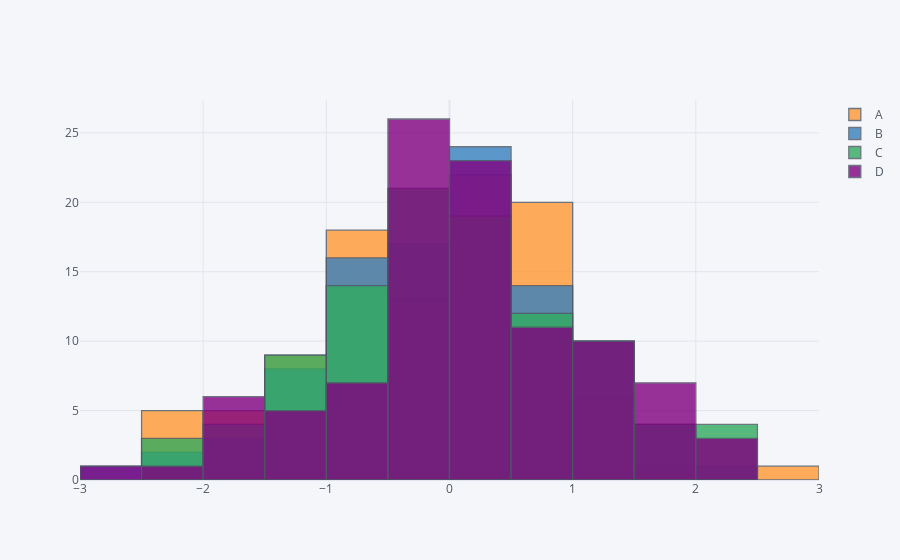

Notebook source saved alongside this figure:
### Code cell
configure_plotly_browser_state()
df.iplot(kind='hist')
